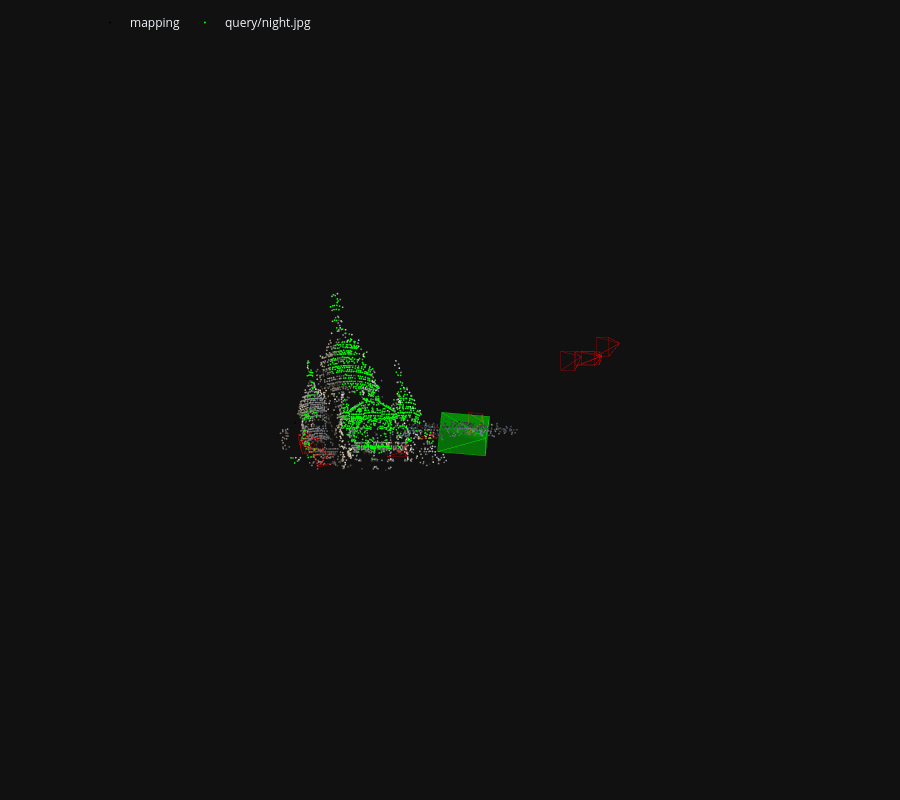

This figure's notebook cell:
### Markdown cell above
We visualize the correspondences between the query images a few mapping images. We can also visualize the estimated camera pose in the 3D map.

### Code cell
viz_3d.plot_camera_colmap(
    fig, ret["cam_from_world"], ret["camera"], color="rgba(0,255,0,0.5)", name=query, fill=True,
    text=f"inliers: {ret['num_inliers']} / {ret['inlier_mask'].shape[0]}"
)
# visualize 2D-3D correspodences
inl_3d = np.array(
    [model.points3D[pid].xyz for pid in np.array(log["points3D_ids"])[ret["inlier_mask"]]]
)
viz_3d.plot_points(fig, inl_3d, color="lime", ps=1, name=query)
fig.show()

### Figure 1 — Plotly figure (JSON) as saved in the notebook; plotly's stock layout.template omitted (floating-point values rounded to 4 significant figures; data arrays with more than 128 entries replaced by an {"elided": "..."} marker saying what was removed)
{"data": [{"legendgroup": "mapping", "marker": {"color": {"elided": "2794x3 int values"}, "line": {"width": 0}, "size": 1}, "mode": "markers", "name": "mapping", "type": "scatter3d", "x": {"elided": "2794 float values"}, "y": {"elided": "2794 float values"}, "z": {"elided": "2794 float values"}}, {"hovertemplate": "Image(image_id=1, camera_id=1, frame_id=1, name=\"mapping/02928139_3448003521.jpg\", has_pose=1, triangulated=1531/2768)", "legendgroup": "mapping", "line": {"color": "rgba(255,0,0,0.5)", "width": 1}, "mode": "lines", "name": "1", "showlegend": false, "type": "scatter3d", "x": [0.2466, 0.05118, 0.2288, 0.2466, 0.2288, 0.2179, 0.2466, 0.2179, 0.04025, 0.2466, 0.04025, 0.05118], "y": [0.2729, 0.1614, 0.1757, 0.2729, 0.1757, 0.4337, 0.2729, 0.4337, 0.4194, 0.2729, 0.4194, 0.1614], "z": [1.629, 1.9, 1.967, 1.629, 1.967, 1.941, 1.629, 1.941, 1.874, 1.629, 1.874, 1.9]}, {"hovertemplate": "Image(image_id=2, camera_id=2, frame_id=2, name=\"mapping/03903474_1471484089.jpg\", has_pose=1, triangulated=939/1640)", "legendgroup": "mapping", "line": {"color": "rgba(255,0,0,0.5)", "width": 1}, "mode": "lines", "name": "2", "showlegend": false, "type": "scatter3d", "x": [-0.8298, -1.002, -0.7463, -0.8298, -0.7463, -0.7496, -0.8298, -0.7496, -1.006, -0.8298, -1.006, -1.002], "y": [0.765, 0.6617, 0.6606, 0.765, 0.6606, 0.8295, 0.765, 0.8295, 0.8306, 0.765, 0.8306, 0.6617], "z": [3.679, 3.829, 3.891, 3.679, 3.891, 3.908, 3.679, 3.908, 3.845, 3.679, 3.845, 3.829]}, {"hovertemplate": "Image(image_id=3, camera_id=3, frame_id=3, name=\"mapping/10265353_3838484249.jpg\", has_pose=1, triangulated=1642/3005)", "legendgroup": "mapping", "line": {"color": "rgba(255,0,0,0.5)", "width": 1}, "mode": "lines", "name": "3", "showlegend": false, "type": "scatter3d", "x": [-2.047, -2.112, -1.873, -2.047, -1.873, -1.838, -2.047, -1.838, -2.078, -2.047, -2.078, -2.112], "y": [0.6719, 0.6139, 0.5592, 0.6719, 0.5592, 0.7249, 0.6719, 0.7249, 0.7796, 0.6719, 0.7796, 0.6139], "z": [3.268, 3.518, 3.432, 3.268, 3.432, 3.422, 3.268, 3.422, 3.508, 3.268, 3.508, 3.518]}, {"hovertemplate": "Image(image_id=4, camera_id=4, frame_id=4, name=\"mapping/17295357_9106075285.jpg\", has_pose=1, triangulated=1543/3766)", "legendgroup": "mapping", "line": {"color": "rgba(255,0,0,0.5)", "width": 1}, "mode": "lines", "name": "4", "showlegend": false, "type": "scatter3d", "x": [1.788, 1.517, 1.753, 1.788, 1.753, 1.755, 1.788, 1.755, 1.518, 1.788, 1.518, 1.517], "y": [-0.8988, -0.9216, -0.9147, -0.8988, -0.9147, -0.7516, -0.8988, -0.7516, -0.7585, -0.8988, -0.7585, -0.9216], "z": [-4.365, -3.889, -3.818, -4.365, -3.818, -3.838, -4.365, -3.838, -3.909, -4.365, -3.909, -3.889]}, {"hovertemplate": "Image(image_id=5, camera_id=5, frame_id=5, name=\"mapping/32809961_8274055477.jpg\", has_pose=1, triangulated=1640/2775)", "legendgroup": "mapping", "line": {"color": "rgba(255,0,0,0.5)", "width": 1}, "mode": "lines", "name": "5", "showlegend": false, "type": "scatter3d", "x": [-1.896, -1.962, -1.735, -1.896, -1.735, -1.679, -1.896, -1.679, -1.906, -1.896, -1.906, -1.962], "y": [0.9401, 0.8262, 0.768, 0.9401, 0.768, 0.9247, 0.9401, 0.9247, 0.9829, 0.9401, 0.9829, 0.8262], "z": [3.887, 4.113, 3.999, 3.887, 3.999, 4.031, 3.887, 4.031, 4.144, 3.887, 4.144, 4.113]}, {"hovertemplate": "Image(image_id=6, camera_id=6, frame_id=6, name=\"mapping/44120379_8371960244.jpg\", has_pose=1, triangulated=1249/2085)", "legendgroup": "mapping", "line": {"color": "rgba(255,0,0,0.5)", "width": 1}, "mode": "lines", "name": "6", "showlegend": false, "type": "scatter3d", "x": [-0.43, -0.6071, -0.3508, -0.43, -0.3508, -0.3564, -0.43, -0.3564, -0.6127, -0.43, -0.6127, -0.6071], "y": [0.4623, 0.3568, 0.3597, 0.4623, 0.3597, 0.5294, 0.4623, 0.5294, 0.5265, 0.4623, 0.5265, 0.3568], "z": [2.395, 2.561, 2.625, 2.395, 2.625, 2.64, 2.395, 2.64, 2.575, 2.395, 2.575, 2.561]}, {"hovertemplate": "Image(image_id=7, camera_id=7, frame_id=7, name=\"mapping/51091044_3486849416.jpg\", has_pose=1, triangulated=1464/3567)", "legendgroup": "mapping", "line": {"color": "rgba(255,0,0,0.5)", "width": 1}, "mode": "lines", "name": "7", "showlegend": false, "type": "scatter3d", "x": [1.52, 1.252, 1.431, 1.52, 1.431, 1.432, 1.52, 1.432, 1.252, 1.52, 1.252, 1.252], "y": [-0.8824, -0.9175, -0.9118, -0.8824, -0.9118, -0.6662, -0.8824, -0.6662, -0.6719, -0.8824, -0.6719, -0.9175], "z": [-4.375, -3.707, -3.66, -4.375, -3.66, -3.693, -4.375, -3.693, -3.74, -4.375, -3.74, -3.707]}, {"hovertemplate": "Image(image_id=8, camera_id=8, frame_id=8, name=\"mapping/60584745_2207571072.jpg\", has_pose=1, triangulated=1786/3105)", "legendgroup": "mapping", "line": {"color": "rgba(255,0,0,0.5)", "width": 1}, "mode": "lines", "name": "8", "showlegend": false, "type": "scatter3d", "x": [-2.146, -2.166, -1.994, -2.146, -1.994, -1.935, -2.146, -1.935, -2.107, -2.146, -2.107, -2.166], "y": [0.6328, 0.5241, 0.4789, 0.6328, 0.4789, 0.7283, 0.6328, 0.7283, 0.7735, 0.6328, 0.7735, 0.5241], "z": [3.184, 3.472, 3.404, 3.184, 3.404, 3.387, 3.184, 3.387, 3.456, 3.184, 3.456, 3.472]}, {"hovertemplate": "Image(image_id=9, camera_id=9, frame_id=9, name=\"mapping/71295362_4051449754.jpg\", has_pose=1, triangulated=1889/2585)", "legendgroup": "mapping", "line": {"color": "rgba(255,0,0,0.5)", "width": 1}, "mode": "lines", "name": "9", "showlegend": false, "type": "scatter3d", "x": [2.016, 1.716, 1.874, 2.016, 1.874, 1.874, 2.016, 1.874, 1.716, 2.016, 1.716, 1.716], "y": [-1.084, -1.131, -1.125, -1.084, -1.125, -0.8796, -1.084, -0.8796, -0.8852, -1.084, -0.8852, -1.131], "z": [-4.978, -4.289, -4.24, -4.978, -4.24, -4.268, -4.978, -4.268, -4.317, -4.978, -4.317, -4.289]}, {"hovertemplate": "Image(image_id=10, camera_id=10, frame_id=10, name=\"mapping/93341989_396310999.jpg\", has_pose=1, triangulated=1942/2859)", "legendgroup": "mapping", "line": {"color": "rgba(255,0,0,0.5)", "width": 1}, "mode": "lines", "name": "10", "showlegend": false, "type": "scatter3d", "x": [1.778, 1.446, 1.684, 1.778, 1.684, 1.687, 1.778, 1.687, 1.449, 1.778, 1.449, 1.446], "y": [-0.8799, -0.913, -0.9102, -0.8799, -0.9102, -0.7241, -0.8799, -0.7241, -0.7269, -0.8799, -0.7269, -0.913], "z": [-4.324, -3.652, -3.58, -4.324, -3.58, -3.596, -4.324, -3.596, -3.668, -4.324, -3.668, -3.652]}, {"color": "rgba(0,255,0,0.5)", "hovertemplate": "inliers: 1155 / 1938", "i": [0, 0, 0, 0], "j": [1, 2, 3, 4], "k": [2, 3, 4, 1], "legendgroup": "query/night.jpg", "name": "query/night.jpg", "showlegend": false, "type": "mesh3d", "x": [0.2775, -0.2976, 0.3256, 0.2715, -0.3517, -0.2976], "y": [0.5337, 0.2193, 0.288, 0.8008, 0.7321, 0.2193], "z": [2.652, 3.161, 3.443, 3.438, 3.156, 3.161]}, {"hovertemplate": "inliers: 1155 / 1938", "legendgroup": "query/night.jpg", "line": {"color": "rgba(0,255,0,0.5)", "width": 1}, "mode": "lines", "name": "query/night.jpg", "showlegend": false, "type": "scatter3d", "x": [0.2775, -0.2976, 0.3256, 0.2775, 0.3256, 0.2715, 0.2775, 0.2715, -0.3517, 0.2775, -0.3517, -0.2976], "y": [0.5337, 0.2193, 0.288, 0.5337, 0.288, 0.8008, 0.5337, 0.8008, 0.7321, 0.5337, 0.7321, 0.2193], "z": [2.652, 3.161, 3.443, 2.652, 3.443, 3.438, 2.652, 3.438, 3.156, 2.652, 3.156, 3.161]}, {"legendgroup": "query/night.jpg", "marker": {"color": "lime", "line": {"width": 0}, "size": 1}, "mode": "markers", "name": "query/night.jpg", "type": "scatter3d", "x": {"elided": "1155 float values"}, "y": {"elided": "1155 float values"}, "z": {"elided": "1155 float values"}}], "layout": {"height": 800, "legend": {"orientation": "h", "x": 0.1, "xanchor": "left", "y": 0.99, "yanchor": "top"}, "margin": {"b": 0, "l": 0, "pad": 0, "r": 0, "t": 0}, "scene": {"aspectmode": "data", "camera": {"eye": {"x": 0, "y": -0.1, "z": -2}, "projection": {"type": "orthographic"}, "up": {"x": 0, "y": -1, "z": 0}}, "dragmode": "orbit", "xaxis": {"autorange": true, "showbackground": false, "showgrid": false, "showline": false, "showticklabels": true, "visible": false}, "yaxis": {"autorange": true, "showbackground": false, "showgrid": false, "showline": false, "showticklabels": true, "visible": false}, "zaxis": {"autorange": true, "showbackground": false, "showgrid": false, "showline": false, "showticklabels": true, "visible": false}}}}
